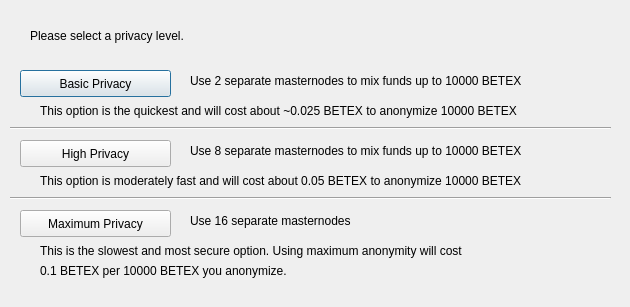
<?xml version="1.0" encoding="UTF-8"?>
<ui version="4.0">
 <class>ObfuscationConfig</class>
 <widget class="QDialog" name="ObfuscationConfig">
  <property name="geometry">
   <rect>
    <x>0</x>
    <y>0</y>
    <width>630</width>
    <height>307</height>
   </rect>
  </property>
  <property name="windowTitle">
   <string>Configure Obfuscation</string>
  </property>
  <widget class="QPushButton" name="buttonBasic">
   <property name="geometry">
    <rect>
     <x>20</x>
     <y>70</y>
     <width>151</width>
     <height>27</height>
    </rect>
   </property>
   <property name="text">
    <string>Basic Privacy</string>
   </property>
  </widget>
  <widget class="QPushButton" name="buttonHigh">
   <property name="geometry">
    <rect>
     <x>20</x>
     <y>140</y>
     <width>151</width>
     <height>27</height>
    </rect>
   </property>
   <property name="text">
    <string>High Privacy</string>
   </property>
  </widget>
  <widget class="QPushButton" name="buttonMax">
   <property name="geometry">
    <rect>
     <x>20</x>
     <y>210</y>
     <width>151</width>
     <height>27</height>
    </rect>
   </property>
   <property name="text">
    <string>Maximum Privacy</string>
   </property>
  </widget>
  <widget class="QLabel" name="label">
   <property name="geometry">
    <rect>
     <x>30</x>
     <y>20</y>
     <width>571</width>
     <height>31</height>
    </rect>
   </property>
   <property name="text">
    <string>Please select a privacy level.</string>
   </property>
  </widget>
  <widget class="QLabel" name="label_2">
   <property name="geometry">
    <rect>
     <x>190</x>
     <y>70</y>
     <width>421</width>
     <height>21</height>
    </rect>
   </property>
   <property name="text">
    <string>Use 2 separate masternodes to mix funds up to 10000 BETEX</string>
   </property>
  </widget>
  <widget class="QLabel" name="label_3">
   <property name="geometry">
    <rect>
     <x>190</x>
     <y>140</y>
     <width>411</width>
     <height>21</height>
    </rect>
   </property>
   <property name="text">
    <string>Use 8 separate masternodes to mix funds up to 10000 BETEX</string>
   </property>
  </widget>
  <widget class="QLabel" name="label_4">
   <property name="geometry">
    <rect>
     <x>190</x>
     <y>210</y>
     <width>421</width>
     <height>21</height>
    </rect>
   </property>
   <property name="text">
    <string>Use 16 separate masternodes</string>
   </property>
  </widget>
  <widget class="QLabel" name="label_6">
   <property name="geometry">
    <rect>
     <x>40</x>
     <y>100</y>
     <width>561</width>
     <height>21</height>
    </rect>
   </property>
   <property name="text">
    <string>This option is the quickest and will cost about ~0.025 BETEX to anonymize 10000 BETEX</string>
   </property>
  </widget>
  <widget class="QLabel" name="label_7">
   <property name="geometry">
    <rect>
     <x>40</x>
     <y>170</y>
     <width>561</width>
     <height>21</height>
    </rect>
   </property>
   <property name="text">
    <string>This option is moderately fast and will cost about 0.05 BETEX to anonymize 10000 BETEX</string>
   </property>
  </widget>
  <widget class="QLabel" name="label_8">
   <property name="geometry">
    <rect>
     <x>40</x>
     <y>240</y>
     <width>561</width>
     <height>21</height>
    </rect>
   </property>
   <property name="text">
    <string>This is the slowest and most secure option. Using maximum anonymity will cost</string>
   </property>
  </widget>
  <widget class="QLabel" name="label_9">
   <property name="geometry">
    <rect>
     <x>40</x>
     <y>260</y>
     <width>561</width>
     <height>21</height>
    </rect>
   </property>
   <property name="text">
    <string>0.1 BETEX per 10000 BETEX you anonymize.</string>
   </property>
  </widget>
  <widget class="Line" name="line">
   <property name="geometry">
    <rect>
     <x>10</x>
     <y>120</y>
     <width>601</width>
     <height>16</height>
    </rect>
   </property>
   <property name="orientation">
    <enum>Qt::Horizontal</enum>
   </property>
  </widget>
  <widget class="Line" name="line_2">
   <property name="geometry">
    <rect>
     <x>10</x>
     <y>190</y>
     <width>601</width>
     <height>16</height>
    </rect>
   </property>
   <property name="orientation">
    <enum>Qt::Horizontal</enum>
   </property>
  </widget>
 </widget>
 <resources/>
 <connections/>
</ui>
